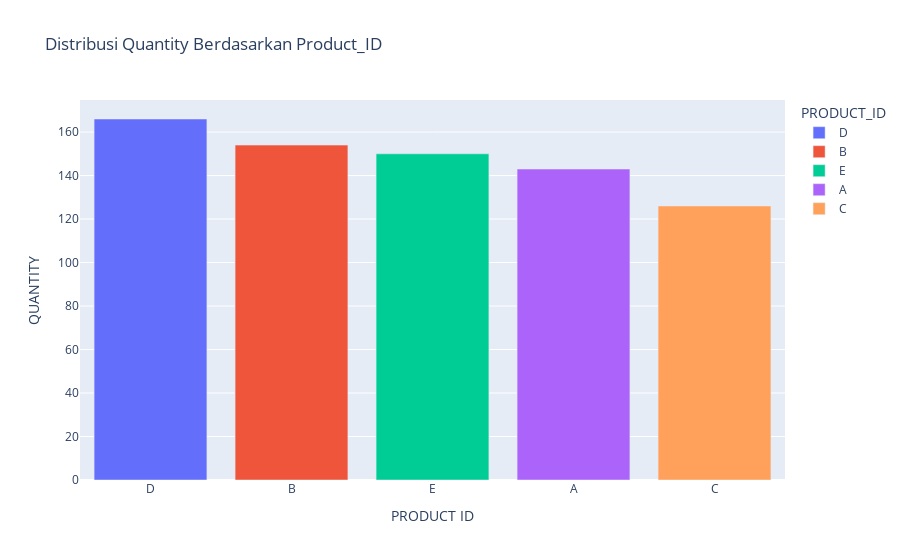

Here is the notebook cell this chart was saved with:
### Code cell
import plotly.express as px

# Membuat pie chart
fig = px.bar(produk_terjual, 
             x='PRODUCT_ID', 
             y='QUANTITY',
             color='PRODUCT_ID', 
             title='Distribusi Quantity Berdasarkan Product_ID')

# Menyesuaikan label sumbu x dan y
fig.update_layout(
    xaxis_title='PRODUCT ID',
    yaxis_title='QUANTITY',
)

fig.show()

### Figure 1 — Plotly figure (JSON) as saved in the notebook; plotly's stock layout.template omitted (floating-point values rounded to 4 significant figures)
{"data": [{"alignmentgroup": "True", "hovertemplate": "PRODUCT_ID=%{x}<br>QUANTITY=%{y}<extra></extra>", "legendgroup": "D", "marker": {"color": "#636efa", "pattern": {"shape": ""}}, "name": "D", "offsetgroup": "D", "orientation": "v", "showlegend": true, "textposition": "auto", "type": "bar", "x": ["D"], "xaxis": "x", "y": [166], "yaxis": "y"}, {"alignmentgroup": "True", "hovertemplate": "PRODUCT_ID=%{x}<br>QUANTITY=%{y}<extra></extra>", "legendgroup": "B", "marker": {"color": "#EF553B", "pattern": {"shape": ""}}, "name": "B", "offsetgroup": "B", "orientation": "v", "showlegend": true, "textposition": "auto", "type": "bar", "x": ["B"], "xaxis": "x", "y": [154], "yaxis": "y"}, {"alignmentgroup": "True", "hovertemplate": "PRODUCT_ID=%{x}<br>QUANTITY=%{y}<extra></extra>", "legendgroup": "E", "marker": {"color": "#00cc96", "pattern": {"shape": ""}}, "name": "E", "offsetgroup": "E", "orientation": "v", "showlegend": true, "textposition": "auto", "type": "bar", "x": ["E"], "xaxis": "x", "y": [150], "yaxis": "y"}, {"alignmentgroup": "True", "hovertemplate": "PRODUCT_ID=%{x}<br>QUANTITY=%{y}<extra></extra>", "legendgroup": "A", "marker": {"color": "#ab63fa", "pattern": {"shape": ""}}, "name": "A", "offsetgroup": "A", "orientation": "v", "showlegend": true, "textposition": "auto", "type": "bar", "x": ["A"], "xaxis": "x", "y": [143], "yaxis": "y"}, {"alignmentgroup": "True", "hovertemplate": "PRODUCT_ID=%{x}<br>QUANTITY=%{y}<extra></extra>", "legendgroup": "C", "marker": {"color": "#FFA15A", "pattern": {"shape": ""}}, "name": "C", "offsetgroup": "C", "orientation": "v", "showlegend": true, "textposition": "auto", "type": "bar", "x": ["C"], "xaxis": "x", "y": [126], "yaxis": "y"}], "layout": {"barmode": "relative", "legend": {"title": {"text": "PRODUCT_ID"}, "tracegroupgap": 0}, "title": {"text": "Distribusi Quantity Berdasarkan Product_ID"}, "xaxis": {"anchor": "y", "categoryarray": ["D", "B", "E", "A", "C"], "categoryorder": "array", "domain": [0, 1], "title": {"text": "PRODUCT ID"}}, "yaxis": {"anchor": "x", "domain": [0, 1], "title": {"text": "QUANTITY"}}}}
